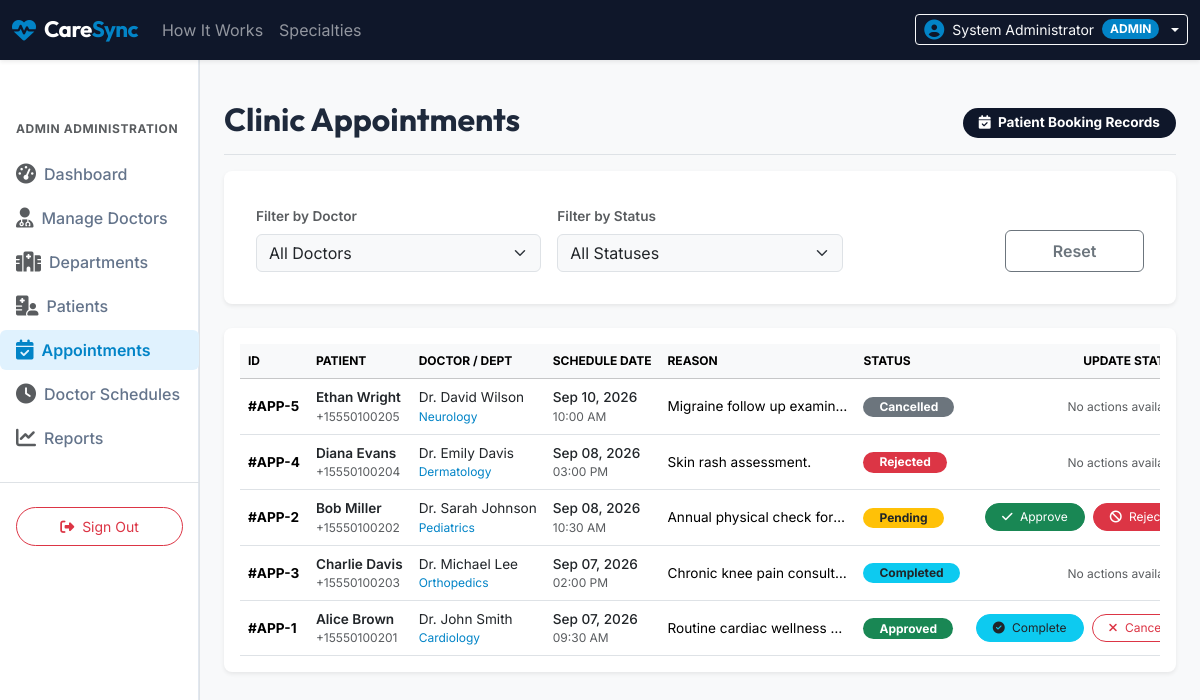
The page /admin/appointments.php (signed in) on the database its author committed.
### tables this page shows
CREATE TABLE `appointments` (
  `id` INT AUTO_INCREMENT PRIMARY KEY,
  `patient_id` INT NOT NULL,
  `doctor_id` INT NOT NULL,
  `appointment_date` DATE NOT NULL,
  `appointment_time` TIME NOT NULL,
  `reason` VARCHAR(255) NOT NULL,
  `status` ENUM('Pending', 'Approved', 'Rejected', 'Completed', 'Cancelled') NOT NULL DEFAULT 'Pending',
  `notes` TEXT DEFAULT NULL,
  `created_at` TIMESTAMP DEFAULT CURRENT_TIMESTAMP,
  `updated_at` TIMESTAMP DEFAULT CURRENT_TIMESTAMP ON UPDATE CURRENT_TIMESTAMP,
  FOREIGN KEY (`patient_id`) REFERENCES `patients` (`id`) ON DELETE CASCADE,
  FOREIGN KEY (`doctor_id`) REFERENCES `doctors` (`id`) ON DELETE CASCADE,
  INDEX `idx_app_datetime` (`appointment_date`, `appointment_time`)
);

CREATE TABLE `users` (
  `id` INT AUTO_INCREMENT PRIMARY KEY,
  `name` VARCHAR(100) NOT NULL,
  `email` VARCHAR(100) NOT NULL UNIQUE,
  `password` VARCHAR(255) NOT NULL,
  `role` ENUM('admin', 'doctor', 'patient') NOT NULL,
  `status` ENUM('active', 'inactive') NOT NULL DEFAULT 'active',
  `created_at` TIMESTAMP DEFAULT CURRENT_TIMESTAMP
);

CREATE TABLE `patients` (
  `id` INT AUTO_INCREMENT PRIMARY KEY,
  `user_id` INT NOT NULL,
  `phone` VARCHAR(20) NOT NULL,
  `gender` ENUM('Male', 'Female', 'Other') NOT NULL,
  `date_of_birth` DATE NOT NULL,
  `address` TEXT NOT NULL,
  `created_at` TIMESTAMP DEFAULT CURRENT_TIMESTAMP,
  FOREIGN KEY (`user_id`) REFERENCES `users` (`id`) ON DELETE CASCADE
);

CREATE TABLE `departments` (
  `id` INT AUTO_INCREMENT PRIMARY KEY,
  `name` VARCHAR(100) NOT NULL UNIQUE,
  `description` TEXT NOT NULL,
  `status` ENUM('active', 'inactive') NOT NULL DEFAULT 'active',
  `created_at` TIMESTAMP DEFAULT CURRENT_TIMESTAMP
);

### includes/functions.php (called while the page is built, shortened)
<?php
function sanitize($data) {
    return htmlspecialchars(trim($data), ENT_QUOTES, 'UTF-8');
}
function format_date($date) {
    return date('M d, Y', strtotime($date));
}
function format_time($time) {
    return date('h:i A', strtotime($time));
}
function get_badge_class($status) {
    switch (trim($status)) {
        case 'Pending':
            return 'bg-warning text-dark';
        case 'Approved':
            return 'bg-success';
        case 'Rejected':
            return 'bg-danger';
        case 'Completed':
            return 'bg-info text-dark';
        case 'Cancelled':
            return 'bg-secondary';
    }
}
?>

### admin/appointments.php (the view, shortened to what this page needs)
<?php
require_once __DIR__ . '/../includes/header.php';
require_once __DIR__ . '/../config/database.php';
$query = "
    SELECT a.*, u_p.name AS patient_name, p.phone AS patient_phone, u_d.name AS doctor_name, dep.name AS department_name
    FROM appointments a
    JOIN patients p ON a.patient_id = p.id
    JOIN users u_p ON p.user_id = u_p.id
    JOIN doctors d ON a.doctor_id = d.id
    JOIN users u_d ON d.user_id = u_d.id
    JOIN departments dep ON d.department_id = dep.id
    WHERE 1=1
";
$params = [];
$query .= " ORDER BY a.appointment_date DESC, a.appointment_time DESC";
try {
    $stmt = $pdo->prepare($query);
    $stmt->execute($params);
    $appointments = $stmt->fetchAll();
} catch (PDOException $e) {
    $error = "Failed to load clinic bookings: " . $e->getMessage();
}
?>
<div class="d-flex justify-content-between flex-wrap flex-md-nowrap align-items-center pt-3 pb-2 mb-3 border-bottom">
    <h1 class="h2 font-outfit fw-bold text-dark-blue">Clinic Appointments</h1>
    <div class="btn-toolbar mb-2 mb-md-0">
        <span class="badge bg-dark-blue text-white rounded-pill px-3 py-2 fs-8"><i class="fa-solid fa-calendar-check me-1"></i> Patient Booking Records</span>
    </div>
</div>
<div class="card border-0 shadow-sm rounded-3 bg-white p-3 mb-4">
    <div class="card-body">
        <form action="appointments.php" method="GET" class="row g-3 align-items-end">
            <div class="col-md-4">
                <label for="doctor_id" class="form-label fs-8 text-muted fw-semibold">Filter by Doctor</label>
                <select class="form-select bg-light" id="doctor_id" name="doctor_id">
                    <option value="">All Doctors</option>
                </select>
            </div>
            <div class="col-md-4">
                <label for="status" class="form-label fs-8 text-muted fw-semibold">Filter by Status</label>
                <select class="form-select bg-light" id="status" name="status">
                    <option value="">All Statuses</option>
                </select>
            </div>
            <div class="col-md-4 d-grid gap-2 d-md-flex">
                <button type="submit" class="btn btn-dark-blue text-white fw-semibold w-100 py-2">Apply Filters</button>
                <a href="appointments.php" class="btn btn-outline-secondary fw-semibold w-100 py-2">Reset</a>
            </div>
        </form>
    </div>
</div>
<div class="card border-0 shadow-sm rounded-3 bg-white p-3">
    <div class="card-body p-0">
        <div class="table-responsive">
            <table class="table align-middle table-hover mb-0 text-nowrap">
                <thead class="table-light fs-9 text-uppercase">
                    <tr>
                        <th>ID</th>
                        <th>Patient</th>
                        <th>Doctor / Dept</th>
                        <th>Schedule Date</th>
                        <th>Reason</th>
                        <th>Status</th>
                        <th class="text-end">Update Status</th>
                    </tr>
                </thead>
                <tbody class="fs-8">
                    <?php if (empty($appointments)): ?>
                        <tr>
                            <td colspan="7" class="text-center text-muted py-4">No appointment bookings found matching filters.</td>
                        </tr>
                    <?php else: ?>
                        <?php foreach ($appointments as $app): ?>
                            <tr>
                                <td class="fw-bold">#APP-<?php echo $app['id']; ?></td>
                                <td>
                                    <div class="fw-semibold text-dark fs-7"><?php echo sanitize($app['patient_name']); ?></div>
                                    <div class="text-muted fs-9"><?php echo sanitize($app['patient_phone']); ?></div>
                                </td>
                                <td>
                                    <div class="text-dark"><?php echo sanitize($app['doctor_name']); ?></div>
                                    <div class="text-medical-blue fs-9"><?php echo sanitize($app['department_name']); ?></div>
                                </td>
                                <td>
                                    <div class="text-dark fw-medium"><?php echo format_date($app['appointment_date']); ?></div>
                                    <div class="text-muted fs-9"><?php echo format_time($app['appointment_time']); ?></div>
                                </td>
                                <td>
                                    <div class="text-truncate" style="max-width: 180px;" title="<?php echo sanitize($app['reason']); ?>">
                                        <?php echo sanitize($app['reason']); ?>
                                    </div>
                                </td>
                                <td>
                                    <span class="badge <?php echo get_badge_class($app['status']); ?> px-3 py-1.5 rounded-pill fs-9">
                                        <?php echo $app['status']; ?>
                                    </span>
                                </td>
                                <td class="text-end">
                                    <?php if ($app['status'] === 'Pending'): ?>
                                        <div class="d-inline-flex gap-2">
                                            <a href="appointments.php?action=update_status&id=<?php echo $app['id']; ?>&status=Approved"
                                               class="btn btn-sm btn-success rounded-pill px-3 fs-9"
                                               onclick="return confirm('Approve this appointment slot?');">
                                                <i class="fa-solid fa-check me-1"></i> Approve
                                            </a>
                                            <a href="appointments.php?action=update_status&id=<?php echo $app['id']; ?>&status=Rejected"
                                               class="btn btn-sm btn-danger rounded-pill px-3 fs-9"
                                               onclick="return confirm('Reject this appointment slot?');">
                                                <i class="fa-solid fa-ban me-1"></i> Reject
                                            </a>
                                        </div>
                                    <?php elseif ($app['status'] === 'Approved'): ?>
                                        <div class="d-inline-flex gap-2">
                                            <a href="appointments.php?action=update_status&id=<?php echo $app['id']; ?>&status=Completed"
                                               class="btn btn-sm btn-info text-dark rounded-pill px-3 fs-9"
                                               onclick="return confirm('Mark this appointment as Completed?');">
                                                <i class="fa-solid fa-circle-check me-1"></i> Complete
                                            </a>
                                            <a href="appointments.php?action=update_status&id=<?php echo $app['id']; ?>&status=Cancelled"
                                               class="btn btn-sm btn-outline-danger rounded-pill px-3 fs-9"
                                               onclick="return confirm('Cancel this appointment?');">
                                                <i class="fa-solid fa-xmark me-1"></i> Cancel
                                            </a>
                                        </div>
                                    <?php else: ?>
                                        <span class="text-muted fs-9">No actions available</span>
                                    <?php endif; ?>
                                </td>
                            </tr>
                        <?php endforeach; ?>
                    <?php endif; ?>
                </tbody>
            </table>
        </div>
    </div>
</div>
<?php
require_once __DIR__ . '/../includes/footer.php';
?>

### assets/css/style.css (style rules this page uses)
:root { --dark-blue: #0f172a; --medical-blue: #0284c7; --medical-light: #e0f2fe; --body-bg: #f8fafc; --text-dark: #1e293b; --text-muted: #64748b; --border-color: #e2e8f0; }
body { font-family: 'Inter', sans-serif; color: var(--text-dark); background-color: var(--body-bg) !important; display: flex; flex-direction: column; min-height: 100vh; }
.font-outfit, h1, h2, h3, h4, h5, h6 { font-family: 'Outfit', sans-serif; }
.bg-dark-blue { background-color: var(--dark-blue) !important; }
.text-medical-blue { color: var(--medical-blue) !important; }
.fs-8 { font-size: 0.85rem !important; }
.fs-9 { font-size: 0.75rem !important; }

### rows shown on the page
appointments: id "5", users.name "Ethan Wright", patient.phone "+15550100205", users.name "Dr. David Wilson", departments.name "Neurology", appointment_date "Sep 10, 2026", appointment_time "10:00 AM", reason "Migraine follow up examin…", status "Cancelled", shows "No actions…"
appointments: id "4", users.name "Diana Evans", patient.phone "+15550100204", users.name "Dr. Emily Davis", departments.name "Dermatology", appointment_date "Sep 08, 2026", appointment_time "03:00 PM", reason "Skin rash assessment.", status "Rejected", shows "No actions…"
appointments: id "2", users.name "Bob Miller", patient.phone "+15550100202", users.name "Dr. Sarah Johnson", departments.name "Pediatrics", appointment_date "Sep 08, 2026", appointment_time "10:30 AM", reason "Annual physical check for…", status "Pending"
appointments: id "3", users.name "Charlie Davis", patient.phone "+15550100203", users.name "Dr. Michael Lee", departments.name "Orthopedics", appointment_date "Sep 07, 2026", appointment_time "02:00 PM", reason "Chronic knee pain consult…", status "Completed", shows "No actions…"
appointments: id "1", users.name "Alice Brown", patient.phone "+15550100201", users.name "Dr. John Smith", departments.name "Cardiology", appointment_date "Sep 07, 2026", appointment_time "09:30 AM", reason "Routine cardiac wellness…", status "Approved"

### other values the page prints
$_SESSION['name'] "System Administrator"
$_SESSION['role'] "ADMIN"
